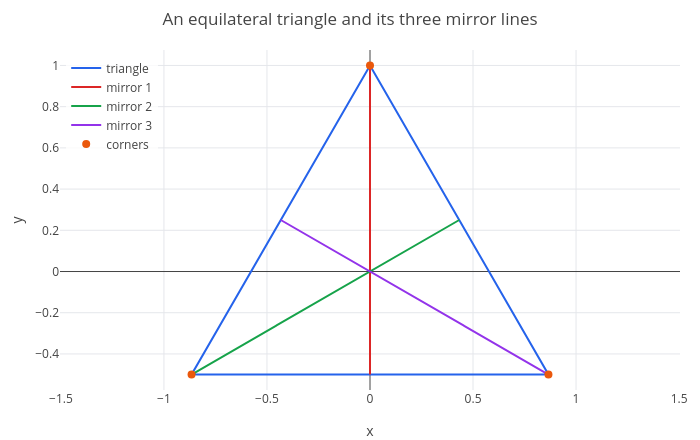

Notebook source saved alongside this figure:
### Markdown cell above
## 1. The symmetries of a triangle

A **symmetry** of a shape is a motion that puts it back on top of itself. An equilateral triangle has six:

* doing nothing (the **identity**),
* rotating by $120^\circ$ or by $240^\circ$ counter-clockwise,
* flipping it over one of the three mirror lines, each through a corner and the middle of the opposite side.

Number the corner positions 1 (top), 2 (bottom left) and 3 (bottom right). The plot shows the triangle, its three
mirror lines (mirror $k$ runs through corner $k$) and the three corners. The horizontal and vertical axes are ordinary $x$ and $y$ coordinates; the triangle
fits in the unit circle, with corner $k$ at angle $90^\circ + (k - 1)\cdot 120^\circ$.

The triangle is drawn as one closed curve in polar form: the point at angle $t$ (measured from the positive $x$-axis)
and distance $R(t)$ from the centre, for $t$ from 0 to $2\pi$, so `parametric(R*cos(t), R*sin(t), t, 0, 2*pi)`. For a
regular polygon with $n = 3$ sides and a corner at angle $\pi/2$,

$$R(t) = \frac{\cos(\pi/3)}{\cos\big(\pi/3 - \tfrac13\arccos\cos(3(t - \pi/2))\big)}.$$

Here $\arccos(\cos u)$ is a zigzag between 0 and $\pi$ that measures how far the direction $t$ is from the nearest
corner, and dividing by the cosine moves the point out to the straight side (1 at a corner, $\cos(\pi/3) = 1/2$ in the
middle of a side). The mirror lines are straight segments `parametric(s*cos(a), s*sin(a), s, -1/2, 1)` at angle $a$, from
the middle of a side ($s = -1/2$) through the centre to the opposite corner ($s = 1$), and `scatter` marks the corners, given as rows $[x\ y]$:

### Code cell
R = cos(pi/3)/cos(pi/3 - acos(cos(3*(t - pi/2)))/3);
tri = parametric(R*cos(t), R*sin(t), t, 0, 2*pi);
m1 = parametric(0, s, s, -1/2, 1);
m2 = parametric(s*cos(pi/2 + 2*pi/3), s*sin(pi/2 + 2*pi/3), s, -1/2, 1);
m3 = parametric(s*cos(pi/2 + 4*pi/3), s*sin(pi/2 + 4*pi/3), s, -1/2, 1);
corners = scatter([0 1; -sqrt(3)/2 -1/2; sqrt(3)/2 -1/2], [x y]);
p = legend(show(tri, m1, m2, m3, corners), "triangle", "mirror 1", "mirror 2", "mirror 3", "corners");
labels(title(p, "An equilateral triangle and its three mirror lines"), "x", "y")

### Figure 1 — Plotly figure (JSON) as saved in the notebook; plotly's stock layout.template omitted (floating-point values rounded to 4 significant figures; data arrays with more than 128 entries replaced by an {"elided": "..."} marker saying what was removed)
{"data": [{"line": {"color": "#2563eb", "width": 2}, "mode": "lines", "name": "triangle", "type": "scatter", "x": {"elided": "402 float values"}, "y": {"elided": "402 float values"}}, {"line": {"color": "#dc2626", "width": 2}, "mode": "lines", "name": "mirror 1", "type": "scatter", "x": {"elided": "402 int values"}, "y": {"elided": "402 float values"}}, {"line": {"color": "#16a34a", "width": 2}, "mode": "lines", "name": "mirror 2", "type": "scatter", "x": {"elided": "402 float values"}, "y": {"elided": "402 float values"}}, {"line": {"color": "#9333ea", "width": 2}, "mode": "lines", "name": "mirror 3", "type": "scatter", "x": {"elided": "402 float values"}, "y": {"elided": "402 float values"}}, {"marker": {"color": "#ea580c", "size": 8}, "mode": "markers", "name": "corners", "type": "scatter", "x": [0, -0.866, 0.866], "y": [1, -0.5, -0.5]}], "layout": {"height": 440, "legend": {"bgcolor": "rgba(255,255,255,0.8)", "x": 0.01, "xanchor": "left", "y": 0.99, "yanchor": "top"}, "margin": {"b": 50, "l": 60, "r": 20, "t": 50}, "showlegend": true, "title": {"text": "An equilateral triangle and its three mirror lines"}, "width": 700, "xaxis": {"title": {"text": "x"}, "zeroline": true}, "yaxis": {"range": [-0.575, 1.075], "scaleanchor": "x", "scaleratio": 1, "title": {"text": "y"}, "zeroline": true}}}
